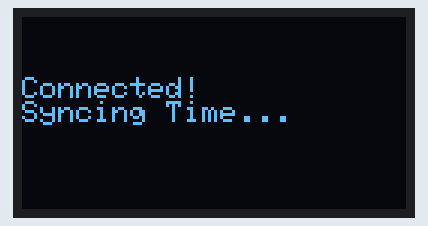
A sketch run on a simulated ESP32. Parts: 128×64 one-colour display. The OLED is the two-colour kind (top 16 rows yellow); WiFi joins after 1.5 s; servers stay silent unless stated; the local clock reads 2024-03-15 10:24:30 at power-on unless the sketch sets it; what the sketch prints to the serial monitor is not drawn.

Above: at 1.6 s.
At 3.2 s:
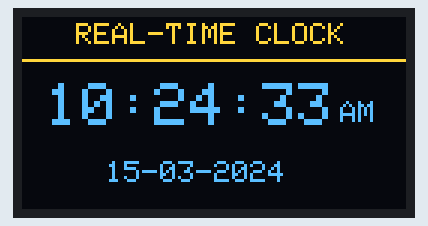
At 7.3 s:
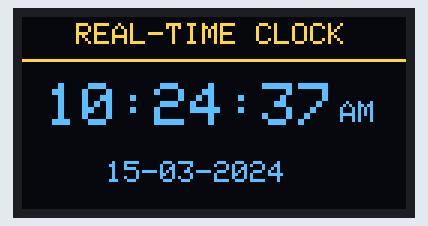
At 11.4 s:
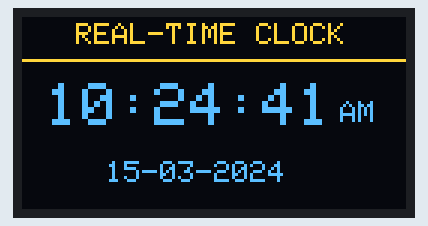
At 20.6 s:
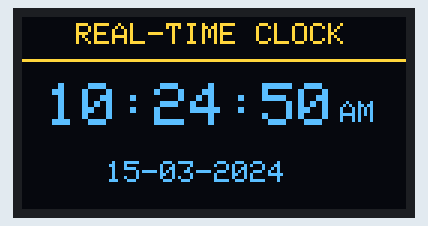
At 38.0 s:
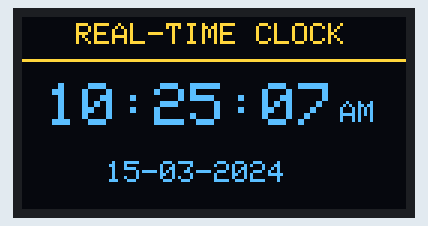

Measured:
- what the display in image 0 shows lasts 1.5 s, from 1.6 s to 3.1 s
- what the display in image 1 shows lasts 1.0 s, from 3.1 s to 4.1 s

The sketch:

main.ino
```cpp
#include <Wire.h>
#include <Adafruit_GFX.h>
#include <Adafruit_SSD1306.h>
#include <WiFi.h>
#include "time.h"

#define SCREEN_WIDTH 128
#define SCREEN_HEIGHT 64
#define OLED_ADDR 0x3C

// OLED Display Object
Adafruit_SSD1306 display(SCREEN_WIDTH, SCREEN_HEIGHT, &Wire, -1);

// Wi-Fi Credentials from Router Settings
const char* ssid     = "life";
const char* password = "hhhh5533";

// NTP Server Settings (UTC+6 for Bangladesh)
const char* ntpServer = "pool.ntp.org";
const long  gmtOffset_sec = 21600;
const int   daylightOffset_sec = 0;

void setup() {
  Serial.begin(115200);

  // Initialize display
  if (!display.begin(SSD1306_SWITCHCAPVCC, OLED_ADDR)) {
    Serial.println(F("SSD1306 allocation failed"));
    for (;;);
  }

  // Display connecting message
  display.clearDisplay();
  display.setTextSize(1);
  display.setTextColor(SSD1306_WHITE);
  display.setCursor(0, 15);
  display.println("Connecting Wi-Fi...");
  display.println(ssid);
  display.display();

  // Connect to Wi-Fi
  WiFi.mode(WIFI_STA);
  WiFi.begin(ssid, password);

  int retries = 0;
  while (WiFi.status() != WL_CONNECTED && retries < 20) {
    delay(500);
    Serial.print(".");
    retries++;
  }

  // Show error on screen if connection fails
  if (WiFi.status() != WL_CONNECTED) {
    display.clearDisplay();
    display.setCursor(0, 20);
    display.println("Connection Failed!");
    display.println("Check router power");
    display.display();
    return;
  }

  // Sync time
  display.clearDisplay();
  display.setCursor(0, 20);
  display.println("Connected!");
  display.println("Syncing Time...");
  display.display();

  configTime(gmtOffset_sec, daylightOffset_sec, ntpServer);
  delay(1500);
}

void loop() {
  if (WiFi.status() != WL_CONNECTED) {
    return;
  }

  struct tm timeinfo;
  if (!getLocalTime(&timeinfo)) {
    return;
  }

  // Convert 24h hour to 12h hour & determine AM/PM
  int hour12 = timeinfo.tm_hour % 12;
  if (hour12 == 0) hour12 = 12; // 00:00 becomes 12 AM, 12:00 becomes 12 PM
  const char* ampm = (timeinfo.tm_hour >= 12) ? "PM" : "AM";

  // Draw Clock Interface
  display.clearDisplay();

  // Title Header
  display.setTextSize(1);
  display.setTextColor(SSD1306_WHITE);
  display.setCursor(18, 2);
  display.println(F("REAL-TIME CLOCK"));

  // Line separator
  display.drawFastHLine(0, 14, 128, SSD1306_WHITE);

  // Display Time (hh:mm:ss)
  display.setTextSize(2);
  display.setCursor(8, 22);
  char timeStr[9];
  sprintf(timeStr, "%02d:%02d:%02d", hour12, timeinfo.tm_min, timeinfo.tm_sec);
  display.print(timeStr);

  // Display AM/PM
  display.setTextSize(1);
  display.setCursor(106, 28);
  display.print(ampm);

  // Display Date (DD-MM-YYYY)
  display.setCursor(28, 48);
  char dateStr[11];
  sprintf(dateStr, "%02d-%02d-%04d", timeinfo.tm_mday, timeinfo.tm_mon + 1, timeinfo.tm_year + 1900);
  display.print(dateStr);

  display.display();
  delay(1000);
}
```
